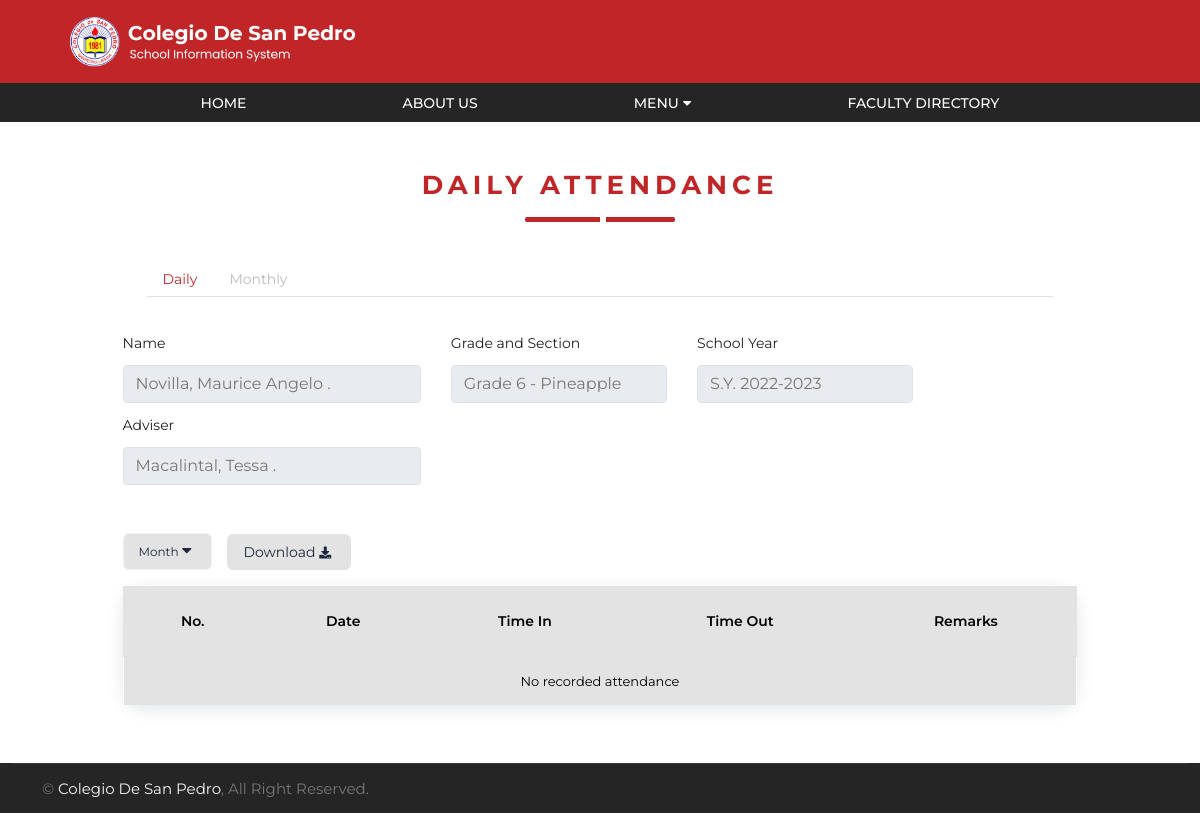
Page /student/dailyAttendance.php (signed in) on the committed database.
### tables this page shows
CREATE TABLE `studentrecord` (
  `SR_ID` int(11) NOT NULL,
  `SR_profile_img` varchar(100) DEFAULT NULL,
  `SR_number` varchar(45) DEFAULT NULL,
  `SR_fname` varchar(45) DEFAULT NULL,
  `SR_mname` varchar(45) DEFAULT NULL,
  `SR_lname` varchar(45) DEFAULT NULL,
  `SR_suffix` varchar(45) DEFAULT NULL,
  `SR_gender` varchar(45) DEFAULT NULL,
  `SR_age` varchar(45) DEFAULT NULL,
  `SR_birthday` date DEFAULT NULL,
  `SR_birthplace` varchar(45) DEFAULT NULL,
  `SR_religion` varchar(45) DEFAULT NULL,
  `SR_citizenship` varchar(45) DEFAULT NULL,
  `SR_status` varchar(45) DEFAULT NULL,
  `SR_grade` varchar(45) DEFAULT NULL,
  `SR_section` varchar(45) DEFAULT NULL,
  `SR_address` varchar(45) DEFAULT NULL,
  `SR_barangay` varchar(45) DEFAULT NULL,
  `SR_city` varchar(45) DEFAULT NULL,
  `SR_state` varchar(45) DEFAULT NULL,
  `SR_postal` varchar(45) DEFAULT NULL,
  `SR_email` varchar(45) DEFAULT NULL
);

CREATE TABLE `acad_year` (
  `rowID` int(11) NOT NULL,
  `currentYear` varchar(45) DEFAULT NULL,
  `endYear` varchar(45) DEFAULT NULL
);

CREATE TABLE `faculty` (
  `F_ID` int(11) NOT NULL,
  `F_profile_img` varchar(100) DEFAULT NULL,
  `F_number` varchar(45) DEFAULT NULL,
  `F_status` varchar(45) DEFAULT NULL,
  `F_lname` varchar(45) DEFAULT NULL,
  `F_fname` varchar(45) DEFAULT NULL,
  `F_mname` varchar(45) DEFAULT NULL,
  `F_suffix` varchar(45) DEFAULT NULL,
  `F_age` varchar(45) DEFAULT NULL,
  `F_birthday` date DEFAULT NULL,
  `F_gender` varchar(45) DEFAULT NULL,
  `F_religion` varchar(45) DEFAULT NULL,
  `F_citizenship` varchar(45) DEFAULT NULL,
  `F_address` varchar(45) DEFAULT NULL,
  `F_barangay` varchar(45) DEFAULT NULL,
  `F_city` varchar(45) DEFAULT NULL,
  `F_state` varchar(45) DEFAULT NULL,
  `F_postal` varchar(45) DEFAULT NULL,
  `F_contactNumber` varchar(45) DEFAULT NULL,
  `F_email` varchar(45) DEFAULT NULL
);

### student/dailyAttendance.php (the view, shortened to what this page needs)
<?php
require_once("../assets/php/server.php");
if (!isset($_SESSION['SR_number'])) {
    header('Location: ../auth/login.php');
} else {
    $getStudentInformation = $mysqli->query("SELECT * FROM studentrecord WHERE SR_number = '{$_SESSION['SR_number']}'");
    $student = $getStudentInformation->fetch_assoc();
    $getSectionInformation = $mysqli->query("SELECT * FROM sections WHERE S_name = '{$student['SR_section']}' AND acadYear = '{$currentSchoolYear}'");
    $section = $getSectionInformation->fetch_assoc();
    if (!empty($section['S_adviser'])) {
        $getfacultyInformation = $mysqli->query("SELECT * FROM faculty WHERE F_number = '{$section['S_adviser']}'");
        $faculty = $getfacultyInformation->fetch_assoc();
    }
}
?>
<!DOCTYPE html>
<html lang="en">
<head>
    <link href="https://cdnjs.cloudflare.com/ajax/libs/font-awesome/5.10.0/css/all.min.css" rel="stylesheet">
    <link href="https://cdn.jsdelivr.net/npm/bootstrap-icons@1.4.1/font/bootstrap-icons.css" rel="stylesheet">
    <link href="../assets/lib/animate/animate.min.css" rel="stylesheet">
    <link href="../assets/lib/owlcarousel/assets/owl.carousel.min.css" rel="stylesheet">
    <link href="../assets/lib/tempusdominus/css/tempusdominus-bootstrap-4.min.css" rel="stylesheet" />
    <link href="../assets/css/bootstrap.min.css" rel="stylesheet">
    <link href="../assets/css/style.css" rel="stylesheet">
    <link href="../assets/css/dashboard-user.css" rel="stylesheet">
    <link href="../assets/css/admin/style.css" rel="stylesheet">
</head>
<body>
    <nav class="navbar navbar-expand-lg bg-primary navbar-light py-lg-0 px-lg-5">
        <img class="m-3" href="../index.php" src="../assets/img/logo.png" style="height: 50px; width:300px;" alt="Icon">
    </nav>
    <nav class="navbar navbar-expand-lg bg-dark navbar-light sticky-top py-lg-0 px-lg-5 wow fadeIn" data-wow-delay="0.1s">
        <div class="collapse navbar-collapse" id="navbarCollapse">
            <div class="navbar-nav m-auto p-4 p-lg-0 ">
                <a href="../index.php" class="nav-item nav-link active" style="color: white; font-size: 14px;">Home</a>
                <a href="../about.php" class="nav-item nav-link" style="color: white; font-size: 14px;">About Us</a>
                <div class="nav-item dropdown">
                    <a href="#" class="nav-item nav-link" data-bs-toggle="dropdown" style="color: white; font-size: 14px;">Menu <i class="fa fa-caret-down"></i></a>
                </div>
                <a href="../faculty.php" class="nav-item nav-link" style="color: white; font-size: 14px;">Faculty Directory</a>
            </div>
        </div>
    </nav>
    <div class="container-fluid">
        <div class="">
            <div class="">
                <div class="row">
                    <div class="col-sm-12 col-lg-10 m-auto">
                        <div class="home-tab" style="margin-top: 0px !important;">
                            <div class="d-sm-flex align-items-center justify-content-between">
                                <div class="section-title text-center position-relative pb-3 mb-3 mx-auto">
                                    <h2 class="fw-bold text-primary text-uppercase" style="padding-top: 40px;">Daily Attendance</h2>
                                </div>
                            </div>
                            <div class="container-xl px-4 mt-4" style="padding-bottom:0px">
                                <nav class="nav">
                                    <a class="nav-link active ms-0" href="dailyAttendance.php" style="color: #c02628;">Daily</a>
                                    <a class="nav-link" href="monthlyAttendance.php">Monthly</a>
                                </nav>
                                <div class="border-bottom"></div>
                            </div>
                            <div class="tab-content tab-content-basic">
                                <div class="tab-pane fade show active" id="overview" role="tabpanel" aria-labelledby="overview">
                                    <div class="row">
                                        <div class="col-12 grid-margin">
                                            <div class="col-12 grid-margin">
                                                <div class="row">
                                                    <div class="col-md-4">
                                                        <label class="col-sm-12 col-form-label">Name</label>
                                                        <div class="col-sm-12">
                                                            <input type="text" class="form-control" value="<?php echo  $student['SR_lname'] .  ", " . $student['SR_fname'] . " " . substr($student['SR_mname'], 0, 1) . ". " . $student['SR_suffix'];  ?>" readonly />
                                                        </div>
                                                    </div>
                                                    <div class="col-md-3">
                                                        <label class="col-sm-12 col-form-label">Grade and Section</label>
                                                        <div class="col-sm-12">
                                                            <input type="text" class="form-control" value="<?php echo "Grade " . $student['SR_grade'] . " - " . $student['SR_section'] ?>" readonly />
                                                        </div>
                                                    </div>
                                                    <div class="col-md-3">
                                                        <label class="col-sm-12 col-form-label">School Year</label>
                                                        <div class="col-sm-12">
                                                            <input type="text" class="form-control" value="<?php echo "S.Y. " . $currentSchoolYear ?>" readonly />
                                                        </div>
                                                    </div>
                                                </div>
                                                <div class="row">
                                                    <div class="col-md-4">
                                                        <label class="col-sm-12 col-form-label">Adviser</label>
                                                        <div class="col-sm-12">
                                                            <?php
                                                            if (!empty($section['S_adviser'])) { ?>
                                                                <input type="text" class="form-control" value="<?php echo $faculty['F_lname'] .  ", " . $faculty['F_fname'] . " " . substr($faculty['F_mname'], 0, 1) . ". " . $faculty['F_suffix']; ?>" readonly />
                                                            <?php } else { ?>
                                                                <input type="text" class="form-control" value="Teacher not yet Assigned" readonly />
                                                            <?php }
                                                            ?>
                                                        </div>
                                                    </div>
                                                </div>
                                            </div>
                                        </div>
                                    </div>
                                    <div class="btn-group">
                                        <div>
                                            <button class="btn btn-secondary" type="button" id="dropdownMenuButton2" data-bs-toggle="dropdown" aria-haspopup="true" aria-expanded="true" style="background-color: #e4e3e3;">
                                                <?php
                                                if (isset($_GET['month'])) {
                                                    echo $_GET['month'];
                                                } else {
                                                    echo "Month";
                                                }
                                                ?>
                                                <i class="fa fa-caret-down"></i>
                                            </button>
                                        </div>
                                    </div>
                                    <div class="btn-group" style="margin: auto;">
                                        <?php
                                        if (isset($_GET['month'])) {
                                            echo '<a href="../reports/PDFAttendance.php?month=' . $_GET['month'] . '&ID=' . $_SESSION['SR_number'] . '" class="btn btn-light" style="border-color: #e4e3e3; background-color:#e4e3e3;">Download <i class="fa fa-download" style="font-size: 12px;"></i></a>';
                                        } else {
                                            echo '<a href="../reports/PDFAttendance.php?ID=' . $_SESSION['SR_number'] . '" class="btn btn-light" style="border-color: #e4e3e3; background-color:#e4e3e3;">Download <i class="fa fa-download" style="font-size: 12px;"></i></a>';
                                        }
                                        ?>
                                    </div>
                                    <div class="row mt-3">
                                        <div class="col-lg-12 d-flex flex-column">
                                            <div class="row flex-grow">
                                                <div class="col-12 grid-margin">
                                                    <div class="card">
                                                        <div class="table-responsive">
                                                            <table class="table">
                                                                <thead>
                                                                    <tr>
                                                                        <th>No.</th>
                                                                        <th>Date</th>
                                                                        <th>Time In</th>
                                                                        <th>Time Out</th>
                                                                        <th>Remarks</th>
                                                                    </tr>
                                                                </thead>
                                                                <tbody>
                                                                    <?php
                                                                    if (isset($_GET['month'])) {
                                                                        $getAttendanceInformation = $mysqli->query("SELECT * FROM attendance WHERE SR_number = '{$_SESSION['SR_number']}' AND MONTHNAME(A_date) = '{$_GET['month']}' AND acadYear = '{$currentSchoolYear}'");
                                                                    } else {
                                                                        $getAttendanceInformation = $mysqli->query("SELECT * FROM attendance WHERE SR_number = '{$_SESSION['SR_number']}' AND acadYear = '{$currentSchoolYear}' ORDER BY A_date DESC");
                                                                    }
                                                                    $attendanceCount = $getAttendanceInformation->num_rows;
                                                                    if ($attendanceCount == 0) { ?>
                                                                        <tr>
                                                                            <td class="tabledata" colspan="10">No recorded attendance</td>
                                                                        </tr>
                                                                        <?php
                                                                    }
                                                                    ?>
                                                                </tbody>
                                                            </table>
                                                        </div>
                                                    </div>
                                                </div>
                                            </div>
                                        </div>
                                    </div>
                                </div>
                            </div>
                        </div>
                    </div>
                </div>
            </div>
        </div>
    </div>
    <div class="container-fluid bg-dark text-body footer wow fadeIn" data-wow-delay="0.1s">
        <div class="container-fluid copyright" style="padding: 15px 0px 15px 0px;">
            <div class="container">
                <div class="row">
                    <div class="col-md-6 text-center text-md-start mb-3 mb-md-0">
                        &copy; <a href="#">Colegio De San Pedro</a>, All Right Reserved.
                    </div>
                </div>
            </div>
        </div>
    </div>
</body>
</html>

### rows in the picture
studentrecord: SR_lname+SR_fname "Novilla, Maurice Angelo .", SR_grade+SR_section "Grade 6 - Pineapple"
acad_year: currentYear+endYear "S.Y. 2022-2023"
faculty: F_lname+F_fname "Macalintal, Tessa ."
